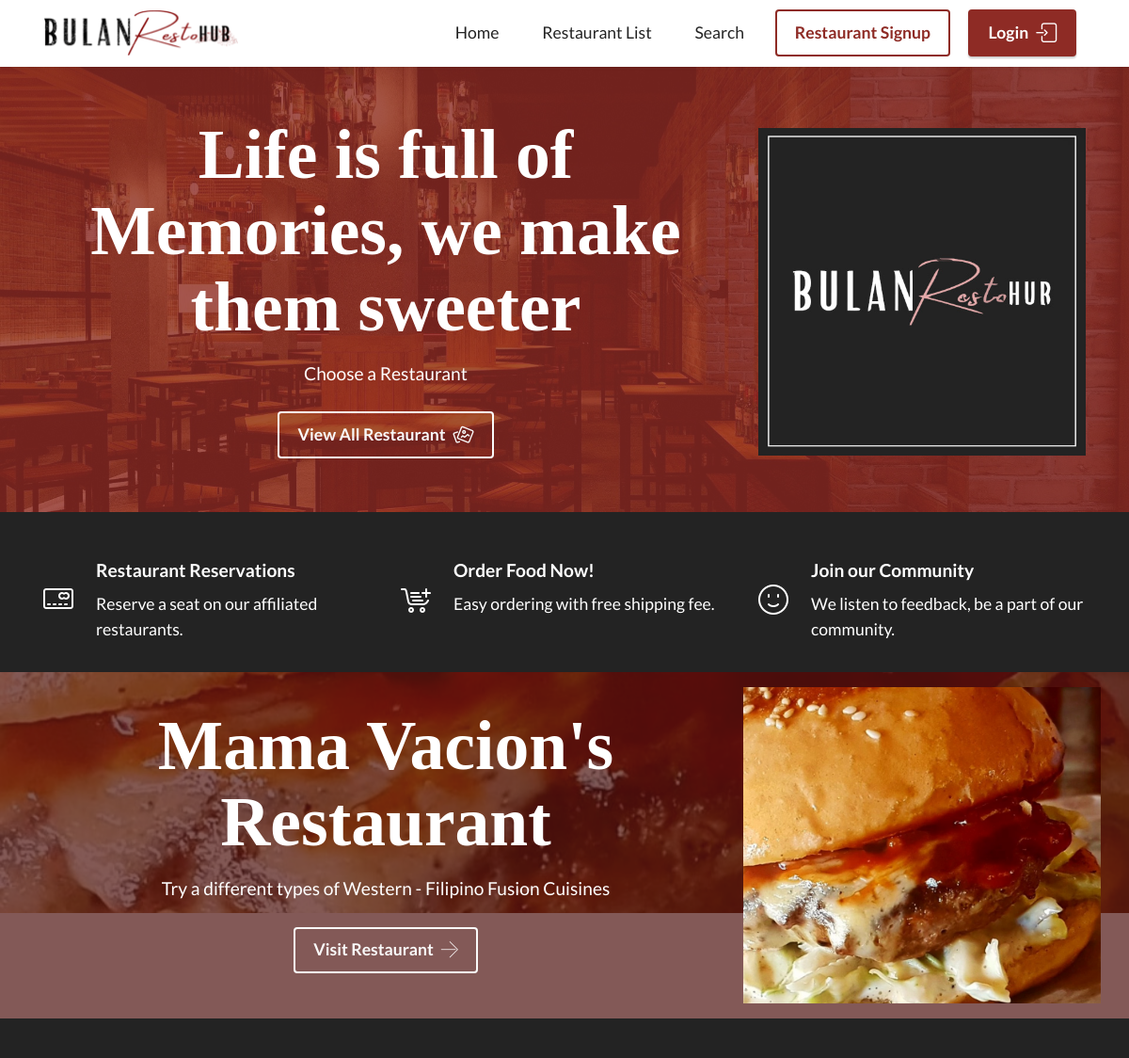
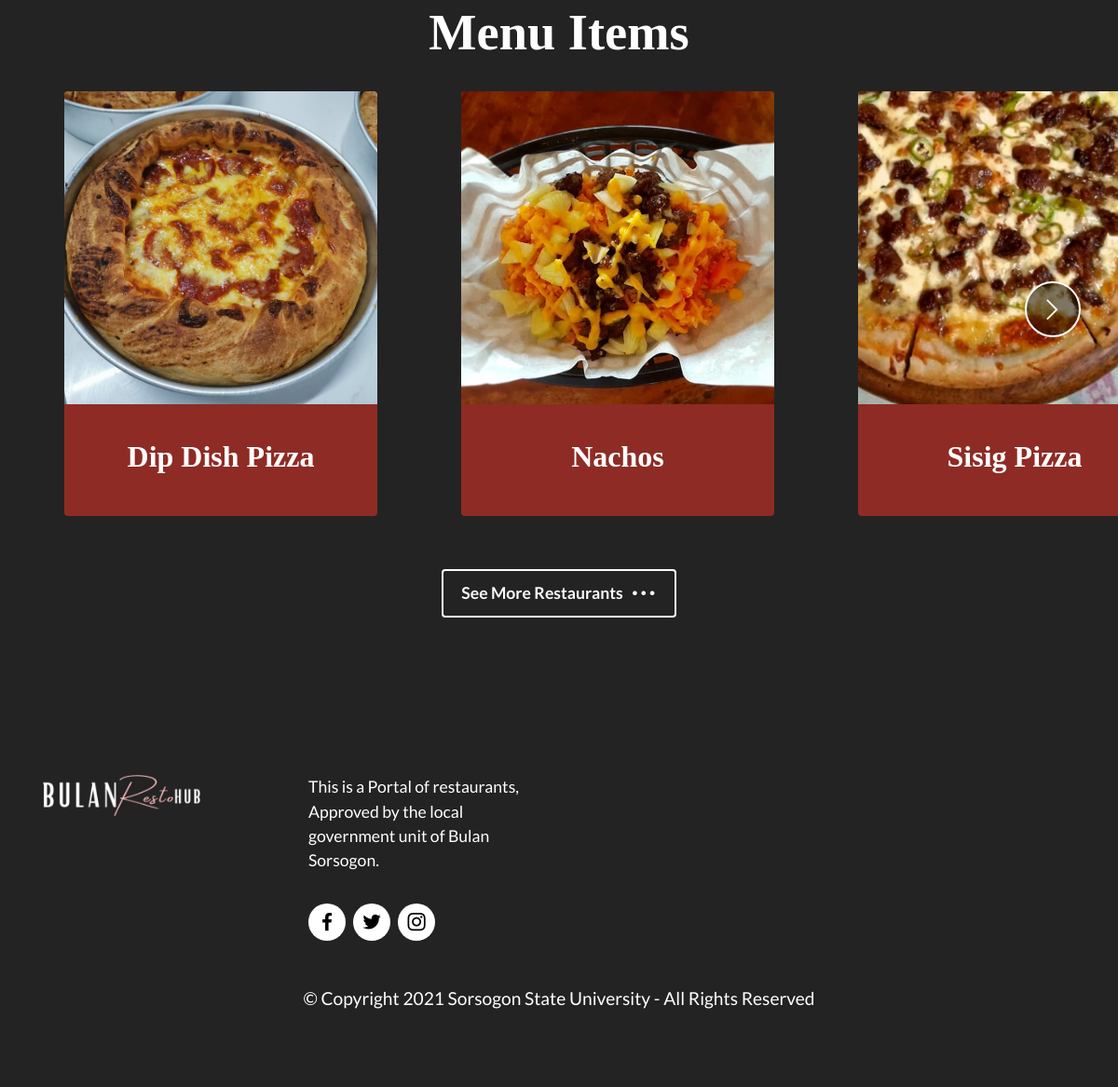
The page / on the database its author committed (2 pictures, top to bottom).
### model.py (models this page shows)
class Restaurants(db.Model):
    __tablename__ = 'restaurants'
    id = Column(Integer,primary_key=True)
    title = Column(String(255))
    subtitle = Column(Text)
    image = Column(String(255))
    slug = Column(String(255))
    useraccount = Column(String(255))

class MenuItems(db.Model):
    __tablename__ = 'menu_items'
    id = Column(Integer,primary_key=True)
    name = Column(String(255))
    details = Column(String(255))
    image = Column(String(255))
    price = Column(String(255))
    search_tags = Column(String(255))
    slug = Column(String(255))

### app.py (the view)
@app.route('/')
def home():
    is_login = False
    if current_user.is_authenticated:
        if current_user.access == 'user':
            empty_cart_data()
            is_login = True
    restaurant = Restaurants.query.all()
    random_number_1 = random.randrange(0, len(restaurant))
    random_number_2 = random.randrange(0, len(restaurant))
    random_resto_1 = restaurant[random_number_1]
    random_resto_2 = restaurant[random_number_2]
    menu_item_1 = MenuItems.query.filter_by(slug=random_resto_1.slug).all()
    menu_item_2 = MenuItems.query.filter_by(slug=random_resto_2.slug).all()
    return render_template('index.html',random_resto=[random_resto_1,random_resto_2],menu_item =[menu_item_1,menu_item_2],is_login=is_login)

### app.py (called while the page is built)
@app.context_processor
def default_contents():
    home_title = 'Life is full of Memories, we make them sweeter'
    home_subtitle = 'Choose a Restaurant'
    home_card_title = ["Restaurant Reservations","Order Food Now!","Join our Community"]
    home_card_subtitle =["Reserve a seat on our affiliated restaurants.","Easy ordering with free shipping fee.","We listen to feedback, be a part of our community."]
    restaurant_list_title = 'Our Affiliated Restaurant\'s'
    return dict(home_title=home_title,
                home_subtitle= home_subtitle,
                home_card_title = home_card_title,
                home_card_subtitle=home_card_subtitle,
                restaurant_list_title=restaurant_list_title)

### templates/index.html (shortened to what this page needs)
{%extends "base.html"%}
{%block navbutton%}
{% if not is_login%}
<div class="navbar-buttons mbr-section-btn">
    <a class="btn btn-primary-outline display-4" href="/restosignup">
    Restaurant Signup
    </a>
    <a class="btn btn-primary display-4" href="/login">
    <span class="mbrib-login mbr-iconfont mbr-iconfont-btn" style="color: rgb(255, 255, 255);"></span>Login</a>
</div>
{%endif%}
{%endblock%}
{%block content%}
<section data-bs-version="5.1" class="header11 cid-sRvbdGj5r4 mbr-parallax-background" id="header11-1">
    <div class="mbr-overlay" style="opacity: 0.8; background-color: rgb(142, 43, 37);"></div>
    <div class="container">
        <div class="row justify-content-center">
            <div class="col-12 col-md-4 image-wrapper" >
                <img class="w-100" src="../static/images/mbr-815x541.jpeg"  alt="Logo">
            </div>
            <div class="col-12 col-md">
                <div class="text-wrapper text-center">
                    <h1 class="mbr-section-title mbr-fonts-style mb-3 display-1">
                        <strong>{{home_title}}</strong></h1>
                    <p class="mbr-text mbr-fonts-style display-7">
                        {{home_subtitle}}</p>
                    <div class="mbr-section-btn mt-3"><a class="btn btn-white-outline display-4" href="/restaurant_list"><span class="mbrib-image-gallery mbr-iconfont mbr-iconfont-btn"></span>View All Restaurant</a></div>
                </div>
            </div>
        </div>
    </div>
</section>
<section data-bs-version="5.1" class="features14 cid-sRveZg7DaR" id="features15-8">
    <div class="container">
        <div class="row justify-content-center">
            <div class="card col-12 col-md-6 col-lg-4">
                <div class="card-wrapper">
                    <span class="mbr-iconfont m-auto mbrib-credit-card" style="color: rgb(255, 255, 255); fill: rgb(255, 255, 255);"></span>
                    <div class="card-box">
                        <h4 class="card-title mbr-fonts-style mb-2 display-7"><strong>{{home_card_title[0]}}</strong></h4>
                        <h5 class="card-text mbr-fonts-style display-4">{{home_card_subtitle[0]}}</h5>
                    </div>
                </div>
            </div>
            <div class="card col-12 col-md-6 col-lg-4">
                <div class="card-wrapper">
                    <span class="mbr-iconfont m-auto mbrib-cart-add" style="color: rgb(255, 255, 255); fill: rgb(255, 255, 255);"></span>
                    <div class="card-box">
                        <h4 class="card-title mbr-fonts-style mb-2 display-7"><strong>{{home_card_title[1]}}</strong></h4>
                        <h5 class="card-text mbr-fonts-style display-4">{{home_card_subtitle[1]}}</h5>
                    </div>
                </div>
            </div>
            <div class="card col-12 col-md-6 col-lg-4">
                <div class="card-wrapper">
                    <span class="mbr-iconfont m-auto mbrib-smile-face" style="color: rgb(255, 255, 255); fill: rgb(255, 255, 255);"></span>
                    <div class="card-box">
                        <h4 class="card-title mbr-fonts-style mb-2 display-7">
                            <strong>{{home_card_title[2]}}</strong></h4>
                        <h5 class="card-text mbr-fonts-style display-4">{{home_card_subtitle[2]}}</h5>
                    </div>
                </div>
            </div>
        </div>
    </div>
</section>
{% for i in range(0,1) %}
<section data-bs-version="5.1" class="header11 cid-sRveDTCOuk mbr-parallax-background" style="background:url({{'../static/images/'+random_resto[i].image}}); background-size:cover; background-position: center;" id="header11-7">
    <div class="mbr-overlay" style="opacity: 0.7; background-color: rgb(79, 19, 16);"></div>
    <div class="container">
        <div class="row justify-content-center">
            <div class="col-12 col-md-4 image-wrapper" style="background:url({{'../static/images/'+random_resto[i].image}}); background-size:cover; background-position: center;">
                <div style="width:21rem !important; height:21rem !important;"></div>
            </div>
            <div class="col-12 col-md">
                <div class="text-wrapper text-center" style="padding-top:1rem;padding-bottom:1rem">
                    <h1 class="mbr-section-title mbr-fonts-style mb-3 display-1">
                        <strong>{{random_resto[i].title}}</strong></h1>
                    <p class="mbr-text mbr-fonts-style display-7">
                        {{random_resto[i].subtitle}}</p>
                    <div class="mbr-section-btn mt-3"><a class="btn btn-white-outline display-4" href={{"/restaurant/" + random_resto[i].slug}}><span class="mbri-right mbr-iconfont mbr-iconfont-btn" style="font-size: 18px; color: rgb(255, 255, 255);"></span>Visit Restaurant</a></div>
                </div>
            </div>
        </div>
    </div>
</section>
<section data-bs-version="5.1" class="slider4 mbr-embla cid-sRzzae6jiz" id="slider4-2e">
    <div class="position-relative text-center">
        <div class="mbr-section-head">
            <h4 class="mbr-section-title mbr-fonts-style align-center mb-0 display-2">
                <strong>Menu Items</strong></h4>
        </div>
        <div class="embla mt-4" data-skip-snaps="true" data-align="center" data-contain-scroll="trimSnaps" data-auto-play-interval="5" data-draggable="true">
            <div class="embla__viewport container-fluid">
                <div class="embla__container">
                    {%for menuitem in menu_item[i]%}
                    <div class="embla__slide slider-image item" style="margin-left: .5rem; margin-right: .5rem;">
                        <div class="slide-content">
                            <div class="item-wrapper">
                                <div class="item-img">
                                    <img src="{{url_for('static',filename = 'images/' + menuitem.image)}}" style="width:21rem !important; height:21rem !important;">
                                </div>
                            </div>
                            <div class="item-content">
                                <h5 class="item-title mbr-fonts-style display-5"><strong>{{menuitem.name}}</strong></h5>
                            </div>
                        </div>
                    </div>
                    {%endfor%}
                </div>
            </div>
            <button class="embla__button embla__button--next">
                <span class="mobi-mbri mobi-mbri-arrow-next mbr-iconfont" aria-hidden="true"></span>
            </button>
        </div>
    </div>
</section>
{%endfor%}
<section data-bs-version="5.1" class="content11 cid-sRx7RdVXYa" id="content11-17">
    <div class="container">
        <div class="row justify-content-center">
            <div class="col-md-12 col-lg-10">
                <div class="mbr-section-btn align-center"><a class="btn btn-white-outline display-4" href="/restaurant_list"><span class="mobi-mbri mobi-mbri-more-horizontal mbr-iconfont mbr-iconfont-btn" style="font-size: 28px;"></span>See More Restaurants</a></div>
            </div>
        </div>
    </div>
</section>
{%endblock%}

### static/assets/theme/css/style.css (style rules this page uses)
section { background-color: #ffffff; }
body { font-style: normal; line-height: 1.5; font-weight: 400; color: #232323; position: relative; }
button { background-color: transparent; border-color: transparent; }
section, .container, .container-fluid { position: relative; word-wrap: break-word; }
a { font-style: normal; font-weight: 400; cursor: pointer; }
a, a:hover { text-decoration: none; }
.mbr-section-title { font-style: normal; line-height: 1.3; }
.mbr-text { font-style: normal; line-height: 1.7; }
h1, h2, h3, h4, h5, h6, .display-1, .display-2, .display-4, .display-5, .display-7, span, p, a { line-height: 1; word-break: break-word; word-wrap: break-word; font-weight: 400; }
b, strong { font-weight: bold; }
section { background-position: 50% 50%; background-repeat: no-repeat; background-size: cover; }
.align-center { text-align: center; }
img, iframe { display: block; width: 100%; }
.card { background-color: transparent; border: none; }
.card-box { width: 100%; }
.mbr-section-btn { margin-left: -0.6rem; margin-right: -0.6rem; font-size: 0; }
.btn { font-weight: 600; border-width: 1px; font-style: normal; margin: 0.6rem 0.6rem; white-space: normal; transition: all 0.2s ease-in-out; display: inline-flex; align-items: center; justify-content: center; word-break: break-word; }
nav .mbr-section-btn { margin-left: 0rem; margin-right: 0rem; }
.btn .mbr-iconfont, .btn.btn-sm .mbr-iconfont { order: 1; cursor: pointer; margin-left: 0.5rem; vertical-align: sub; }
.row { display: -webkit-flex; -webkit-flex-wrap: wrap; }
.justify-content-center { -webkit-justify-content: center; }
.card-wrapper { -webkit-flex: 1; }
html, body { height: auto; min-height: 100vh; }
.mbr-overlay { background-color: #000; bottom: 0; left: 0; opacity: 0.5; position: absolute; right: 0; top: 0; z-index: 0; pointer-events: none; }
.mt-4 { margin-top: 2rem !important; }
@media (min-width: 992px) { .container { padding-left: 16px; padding-right: 16px; } }
@media (min-width: 992px) { .row { margin-left: -16px; margin-right: -16px; } }
@media (min-width: 992px) { .row > [class*=col] { padding-left: 16px; padding-right: 16px; } }
@media (min-width: 768px) { .container-fluid { padding-left: 32px; padding-right: 32px; } }
.card-wrapper, .item-wrapper { overflow: hidden; }
.item { position: relative; }

### rows shown on the page
Restaurants: image (picture), title "Mama Vacion's Restaurant", subtitle "Try a different types of Western - Filipino Fusion Cuisines"
MenuItems: image (picture), name "Dip Dish Pizza"
MenuItems: image (picture), name "Nachos"
MenuItems: image (picture), name "Sisig Pizza"

### other values the page prints
{{ home_title }} "Life is full of Memories, we make them sweeter"
{{ home_subtitle }} "Choose a Restaurant"
{{ home_card_title[0] }} "Restaurant Reservations"
{{ home_card_subtitle[0] }} "Reserve a seat on our affiliated restaurants."
{{ home_card_title[1] }} "Order Food Now!"
{{ home_card_subtitle[1] }} "Easy ordering with free shipping fee."
{{ home_card_title[2] }} "Join our Community"
{{ home_card_subtitle[2] }} "We listen to feedback, be a part of our community."
